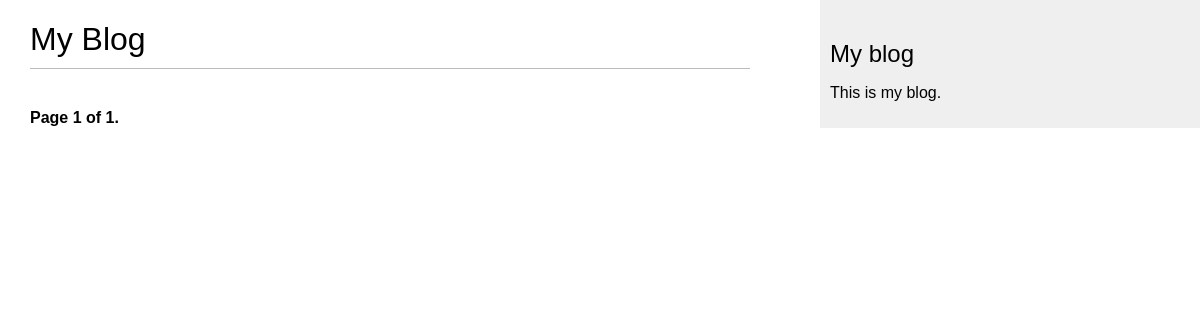
The page /blog/ on the database as committed earlier.
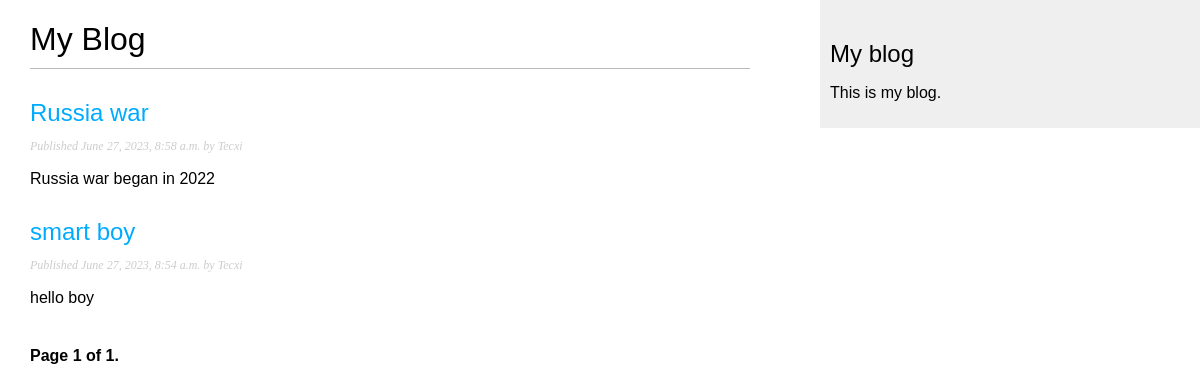
The same page on the database as committed later.
### blog/models.py (models this page shows, shortened)
class Post(models.Model):
    class Status(models.TextChoices):
        DRAFT = 'DF', 'Draft'
        PUBLISHED = 'PB', 'Published'
    title = models.CharField(max_length=250)
    slug = models.CharField(max_length=250,
                         unique_for_date='publish')
    author = models.ForeignKey(User,
                               on_delete=models.CASCADE,
                               related_name='blog_posts')
    body = models.TextField()
    publish = models.DateTimeField(default=timezone.now)
    created = models.DateTimeField(auto_now_add=True)
    updated = models.DateTimeField(auto_now=True)
    status = models.CharField(max_length=2,
                              choices=Status.choices,
                              default=Status.DRAFT)
    objects = models.Manager()
    published = PublishedManager()
    class Meta:
        ordering = ['-publish']
        indexes = [
            models.Index(fields=['-publish'])
        ]
    def get_absolute_url(self):
        return reverse("blog:post_detail",
                       args=[self.publish.year,
                             self.publish.month,
                             self.publish.day,
                             self.slug])

### blog/views.py (the view)
# urls.py: path('', views.PostListView.as_view(), name='post_list'),
class PostListView(ListView):
    queryset = Post.published.all()
    context_object_name = 'posts'
    paginate_by = 3
    template_name = 'blog/post/list.html'

### blog/templates/blog/post/list.html (shortened to what this page needs)
{% extends "blog/base.html" %}
{% block content %}
  <h1>My Blog</h1>
  {% for post in posts %}
    <h2>
      <a href="{{ post.get_absolute_url }}">
        {{ post.title }}
      </a>
    </h2>
    <p class="date">
      Published {{ post.publish }} by {{ post.author }}
    </p>
    {{ post.body|truncatewords:30|linebreaks }}
  {% endfor %}
  {% include "pagination.html" with page=page_obj %}
{% endblock %}

Rows that differ between the two databases and show on the page:
added Post: title "Russia war", publish "June 27, 2023, 8:58 a.m.", author "Tecxi", body "Russia war began in 2022"
added Post: title "smart boy", publish "June 27, 2023, 8:54 a.m.", author "Tecxi", body "hello boy"
